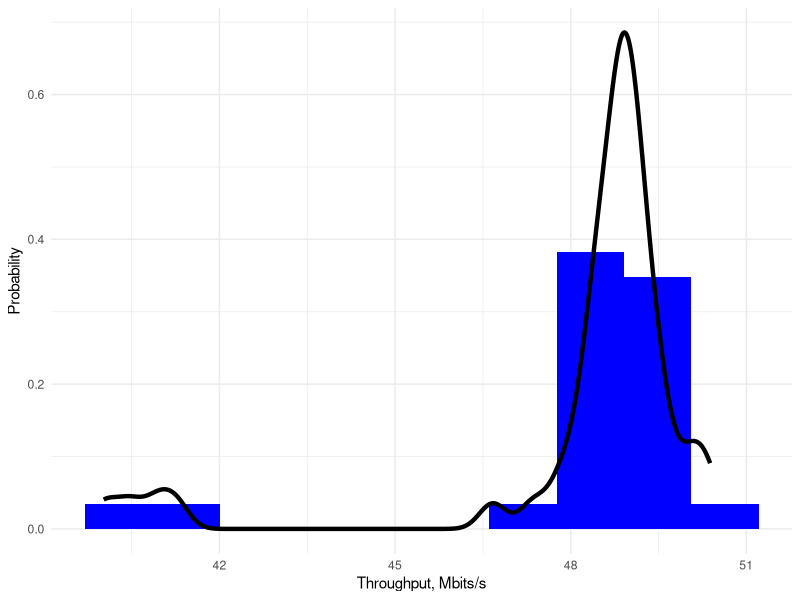

The R source for this figure:
data<-read.csv("download.txt", header=T)

require(ggplot2)

pdf("download.pdf")
options(repr.plot.width = 5, repr.plot.height = 2)
ggplot(data, aes(x=Throughput / 1024, y = after_stat(density))) + 
  geom_histogram(aes(y = after_stat(density)), bins = 10, fill = "blue") +
  xlab("Throughput, Mbits/s") +
  ylab("Probability") +
  geom_density(color = "black", size = 1.5, alpha = 0.5) +
  theme_minimal()
dev.off()
